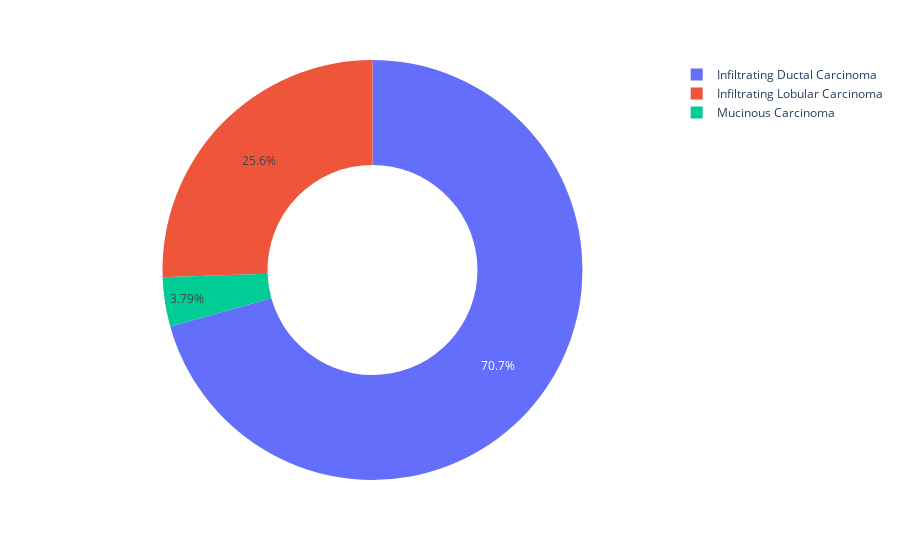

The code cell stored with this chart in its notebook:
### Code cell
histologies = df["Histology"].value_counts()

values = histologies.values
names = histologies.index

fig = px.pie(df, values=values, names=names, hole=0.5)
fig.show()

### Figure 1 — Plotly figure (JSON) as saved in the notebook; plotly's stock layout.template omitted (floating-point values rounded to 4 significant figures)
{"data": [{"domain": {"x": [0, 1], "y": [0, 1]}, "hole": 0.5, "hovertemplate": "label=%{label}<br>value=%{value}<extra></extra>", "labels": ["Infiltrating Ductal Carcinoma", "Infiltrating Lobular Carcinoma", "Mucinous Carcinoma"], "legendgroup": "", "name": "", "showlegend": true, "type": "pie", "values": [224, 81, 12]}], "layout": {"legend": {"tracegroupgap": 0}, "margin": {"t": 60}}}
